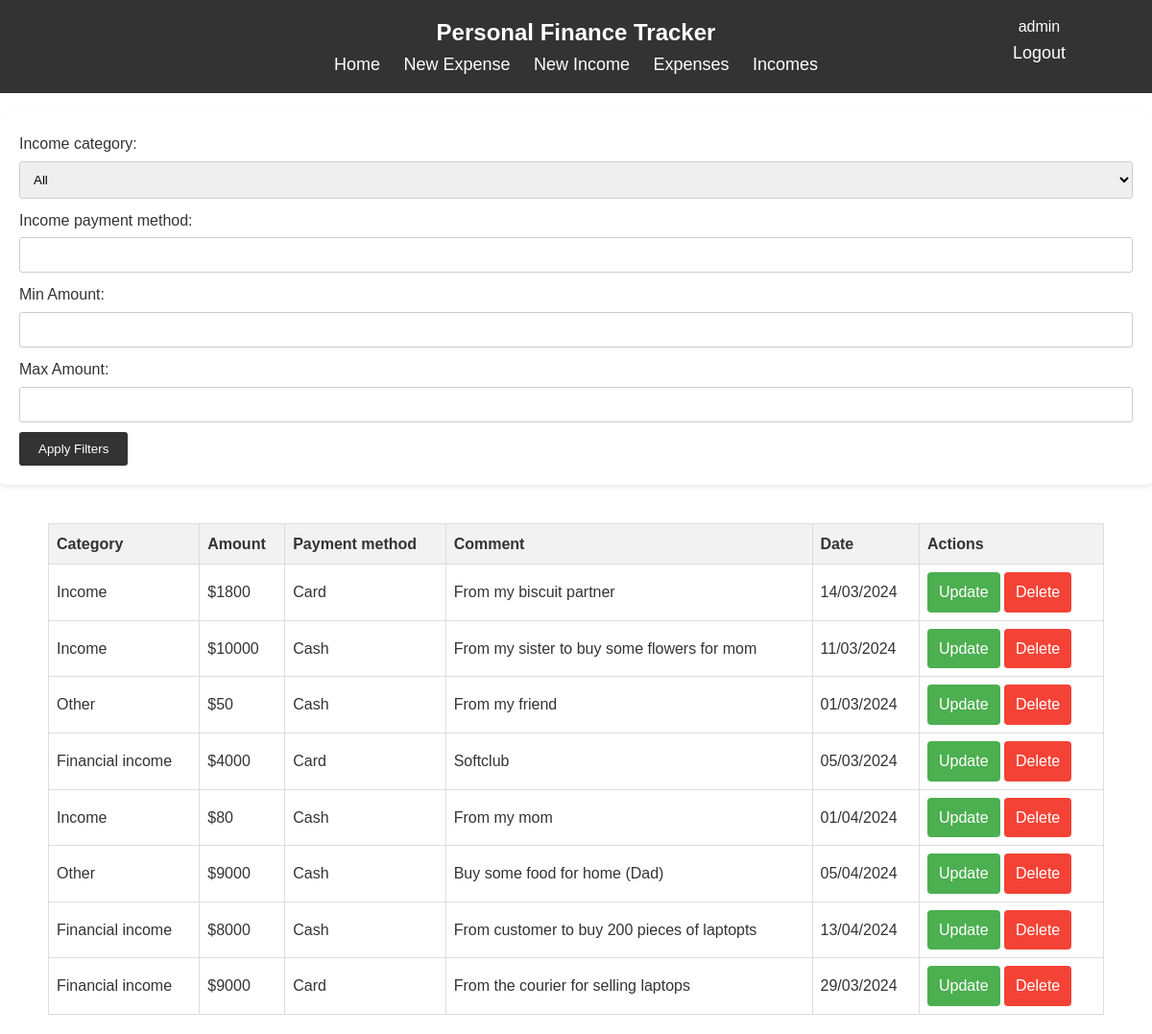
The page /search-income/ (signed in) on the database its author committed.
### app/models.py (models this page shows)
class Income(models.Model):
    IncomeCategory = (
        ('Financial income', 'Financial income'),
        ('Income', 'Income'),
        ('Other', 'Other')
    )
    user = models.ForeignKey(User, on_delete=models.CASCADE, null=True, blank=True, related_name='incomes')
    income_category = models.CharField(max_length=50, choices=IncomeCategory)
    income_amount = models.IntegerField(default=0)
    income_payment_method = models.CharField(max_length=50, choices=PAYMENT_METHOD)
    income_date = models.DateField(default=timezone.now)
    income_comment = models.TextField(null=False)

### app/views.py (the view)
# urls.py: path('search-income/', income_list, name='search_income'),
def income_list(request):
    form = IncomeFilterForm(request.GET)
    incomes = Income.objects.all()  # Changed 'expenses' to 'incomes'
    if form.is_valid():
        if form.cleaned_data['income_category']:
            incomes = incomes.filter(income_category=form.cleaned_data['income_category'])  # Changed 'expenses' to 'incomes'
        if form.cleaned_data['income_payment_method']:
            incomes = incomes.filter(income_payment_method=form.cleaned_data['income_payment_method'])  # Changed 'expenses' to 'incomes'
        if form.cleaned_data['min_amount']:
            incomes = incomes.filter(income_amount__gte=form.cleaned_data['min_amount'])
        if form.cleaned_data['max_amount']:
            incomes = incomes.filter(income_amount__lte=form.cleaned_data['max_amount'])
    return render(request, 'income_list.html', {'form': form, 'incomes': incomes})  # Changed 'expenses' to 'incomes', and 'expense_list.html' to 'income_list.html'

### app/forms.py
class IncomeFilterForm(forms.Form):
    IncomeCategory = (
        ('', 'All'),
        ('Financial income', 'Financial income'),
        ('Income', 'Income'),
        ('Other', 'Other')
    )
    income_category = forms.ChoiceField(choices=IncomeCategory, required=False)
    income_payment_method = forms.CharField(max_length=50, required=False)  # Assuming you have defined PAYMENT_METHOD elsewhere
    min_amount = forms.IntegerField(label='Min Amount', required=False)
    max_amount = forms.IntegerField(label='Max Amount', required=False)
    def clean(self):
        cleaned_data = super().clean()
        min_amount = cleaned_data.get('min_amount')
        max_amount = cleaned_data.get('max_amount')
        if min_amount is not None and max_amount is not None:
            if min_amount > max_amount:
                raise forms.ValidationError("Min amount cannot be greater than max amount.")
        return cleaned_data

### app/templates/income_list.html
{% extends "base.html" %}
{% block content %}
<form method="get">
    {{ form.as_p }}
    <button type="submit">Apply Filters</button>
</form>
{% if incomes %}
<div class="right" style="padding: 20px 50px; text-align: center;">
<table class="income-table" style="border-collapse: collapse;">
    <thead>
        <tr style="background-color: #f2f2f2;">
            <th style="border: 1px solid #ddd; padding: 8px;">Category</th>
            <th style="border: 1px solid #ddd; padding: 8px;">Amount</th>
            <th style="border: 1px solid #ddd; padding: 8px;">Payment method</th>
            <th style="border: 1px solid #ddd; padding: 8px;">Comment</th>
            <th style="border: 1px solid #ddd; padding: 8px;">Date</th>
            <th style="border: 1px solid #ddd; padding: 8px;">Actions</th>
        </tr>
    </thead>
    <tbody>
        {% for income in incomes %}
        <tr style="background-color: #ffffff;">
            <td style="border: 1px solid #ddd; padding: 8px;">{{ income.get_income_category_display }}</td>
            <td style="border: 1px solid #ddd; padding: 8px;">${{ income.income_amount }}</td>
            <td style="border: 1px solid #ddd; padding: 8px;">{{ income.get_income_payment_method_display }}</td>
            <td style="border: 1px solid #ddd; padding: 8px;">{{ income.income_comment }}</td>
            <td style="border: 1px solid #ddd; padding: 8px;">{{ income.income_date|date:"d/m/Y" }}</td>
            <td style="border: 1px solid #ddd; padding: 8px;">
                <a href="{% url 'update_in' pk=income.pk %}" style="background-color: #4CAF50; color: white; padding: 8px 12px; text-align: center; text-decoration: none; display: inline-block; border-radius: 4px;">Update</a>
                <a href="{% url 'delete_in' pk=income.pk %}" style="background-color: #f44336; color: white; padding: 8px 12px; text-align: center; text-decoration: none; display: inline-block; border-radius: 4px;">Delete</a>
            </td>
        </tr>
        {% endfor %}
    </tbody>
</table>
</div>
{% else %}
    <p>No incomes found.</p>
{% endif %}
{% endblock content %}

### app/templates/base.html (shortened to what this page needs)
{% load static %}
<!DOCTYPE html>
<html lang="en">
<head>
    <link rel="stylesheet" href="{% static 'css/style.css' %}">
</head>
<body>
    <nav style="display: flex; justify-content: center; position: relative;">
        <div>
        <h1 class="onee">Personal Finance Tracker</h1>
        <a href="{% url 'home' %}">Home</a>
        <a href="{% url 'create_ex' %}">New Expense</a>
        <a href="{% url 'create_in' %}">New Income</a>
        <a href="{% url 'show_ex' %}">Expenses</a>
        <a href="{% url 'show_in' %}">Incomes</a>
    </div>
    <div class="div2" style="position: absolute; right: 80px;">
        {% if request.user.is_authenticated%}
        <p>{{request.user}}</p>
        <a href="{% url 'logout' %}">Logout</a>
        {% else %}
        <a href="{% url 'login' %}">Login</a>
        {% endif %}</div>
    </nav>
    {% block content %}
        {% endblock content %}
</body>
</html>

### rows shown on the page
Income: income_category "Income", income_amount "1800", income_payment_method "Card", income_comment "From my biscuit partner", income_date "14/03/2024"
Income: income_category "Income", income_amount "10000", income_payment_method "Cash", income_comment "From my sister to buy some flowers for mom", income_date "11/03/2024"
Income: income_category "Other", income_amount "50", income_payment_method "Cash", income_comment "From my friend", income_date "01/03/2024"
Income: income_category "Financial income", income_amount "4000", income_payment_method "Card", income_comment "Softclub", income_date "05/03/2024"
Income: income_category "Income", income_amount "80", income_payment_method "Cash", income_comment "From my mom", income_date "01/04/2024"
Income: income_category "Other", income_amount "9000", income_payment_method "Cash", income_comment "Buy some food for home (Dad)", income_date "05/04/2024"
Income: income_category "Financial income", income_amount "8000", income_payment_method "Cash", income_comment "From customer to buy 200 pieces of laptopts", income_date "13/04/2024"
Income: income_category "Financial income", income_amount "9000", income_payment_method "Card", income_comment "From the courier for selling laptops", income_date "29/03/2024"

### other values the page prints
{{ request.user }} "admin"
